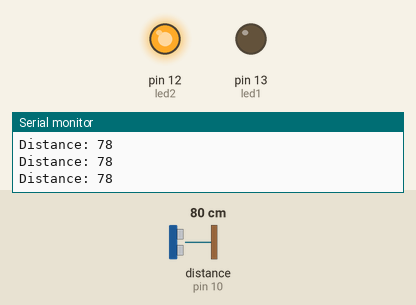
This sketch was run on a simulated Arduino Uno, built with avr-gcc and run on an emulated ATmega328P. On the bench: output pins drawn as LEDs (lit = HIGH), the last lines printed to the serial monitor. Wiring (inferred from the names in the program): ultrasonic range finder: trigger pin 9; echo pin 10. The inputs (shaded band) are chosen by the test bench; at power-on: distance to the obstacle (sensor on pin 10) 80 cm. The echo pulse lasts 58.3 µs per cm; pins used as bus, display or sensor lines are not drawn.

Above: at 1.2 s.
1.3 s: distance to the obstacle (sensor on pin 10) set to 23 cm
2.8 s: distance to the obstacle (sensor on pin 10) set to 18 cm
At 3.9 s:
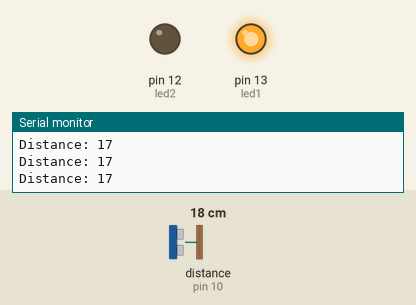
4.3 s: distance to the obstacle (sensor on pin 10) set to 35 cm
At 5.0 s:
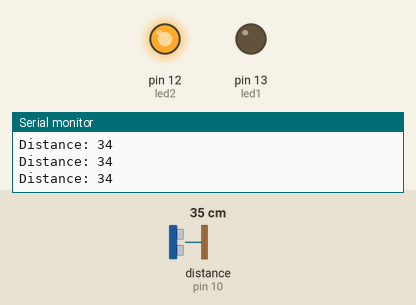
7.3 s: distance to the obstacle (sensor on pin 10) set to 17 cm
At 8.5 s:
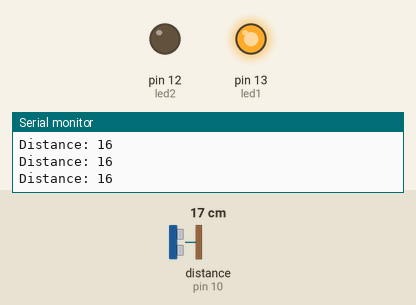
Timing chart, 0 to 9.8 s (numbered marks = the images above; inputs shaded):
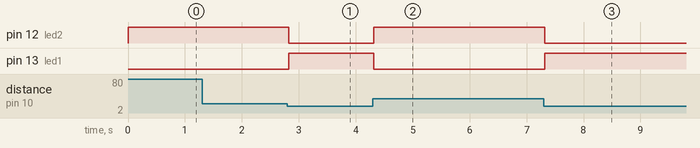

The sketch:

sonar2.ino
```cpp
// defines pins numbers
 int trigPin = 9;
int echoPin = 10;
// defines variables
long duration;
int distance;
int led1=13;
int led2=12;

void setup() {
  pinMode(trigPin, OUTPUT); // Sets the trigPin as an Output
  pinMode(echoPin, INPUT); // Sets the echoPin as an Input
pinMode(led1, OUTPUT); // Sets the trigPin as an Output

pinMode(led2, OUTPUT); // Sets the trigPin as an Output

  Serial.begin(9600); // Starts the serial communication
}
void loop() {
      // Clears the trigPin
      digitalWrite(trigPin, LOW);
      delayMicroseconds(2);


      // Sets the trigPin on HIGH state for 10 micro seconds
      digitalWrite(trigPin, HIGH);
      delayMicroseconds(10);
      digitalWrite(trigPin, LOW);


      // Reads the echoPin, returns the sound wave travel time in microseconds
      duration = pulseIn(echoPin, HIGH);


      // Calculating the distance
      distance= duration*0.034/2;
      // Prints the distance on the Serial Monitor
      Serial.print("Distance: ");
      Serial.println(distance);


      if(distance<20)
      {
        digitalWrite(led1,200);
        digitalWrite(led2,0);

        }

        if(distance>20)
        {
         digitalWrite(led2,200);
        digitalWrite(led1,0);
          }


}
```

Measured:
- the behaviour switches between 21 and 20 cm on distance to the obstacle (sensor on pin 10) (found by bisection; images 0 and 1)
- after the input at 2.8 s, pin 12 (led2): HIGH → LOW at once; pin 13 (led1): LOW → HIGH at once
- after the input at 4.3 s, pin 12 (led2): LOW → HIGH at once; pin 13 (led1): HIGH → LOW at once
- after the input at 7.3 s, pin 12 (led2): HIGH → LOW at once; pin 13 (led1): LOW → HIGH at once
